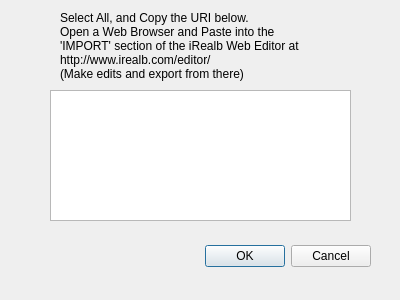
<?xml version="1.0" encoding="UTF-8"?>
<ui version="4.0">
 <class>Dialog</class>
 <widget class="QDialog" name="Dialog">
  <property name="geometry">
   <rect>
    <x>0</x>
    <y>0</y>
    <width>400</width>
    <height>300</height>
   </rect>
  </property>
  <property name="windowTitle">
   <string>Dialog</string>
  </property>
  <widget class="QDialogButtonBox" name="buttonBox">
   <property name="geometry">
    <rect>
     <x>30</x>
     <y>240</y>
     <width>341</width>
     <height>32</height>
    </rect>
   </property>
   <property name="orientation">
    <enum>Qt::Horizontal</enum>
   </property>
   <property name="standardButtons">
    <set>QDialogButtonBox::Cancel|QDialogButtonBox::Ok</set>
   </property>
  </widget>
  <widget class="QTextEdit" name="irealb_format">
   <property name="geometry">
    <rect>
     <x>50</x>
     <y>90</y>
     <width>301</width>
     <height>131</height>
    </rect>
   </property>
   <property name="readOnly">
    <bool>false</bool>
   </property>
   <property name="overwriteMode">
    <bool>true</bool>
   </property>
   <property name="textInteractionFlags">
    <set>Qt::TextEditorInteraction</set>
   </property>
  </widget>
  <widget class="QLabel" name="label">
   <property name="geometry">
    <rect>
     <x>60</x>
     <y>-10</y>
     <width>371</width>
     <height>111</height>
    </rect>
   </property>
   <property name="text">
    <string>Select All, and Copy the URI below. 
Open a Web Browser and Paste into the 
'IMPORT' section of the iRealb Web Editor at 
http://www.irealb.com/editor/ 
(Make edits and export from there)</string>
   </property>
  </widget>
 </widget>
 <resources/>
 <connections>
  <connection>
   <sender>buttonBox</sender>
   <signal>accepted()</signal>
   <receiver>Dialog</receiver>
   <slot>accept()</slot>
   <hints>
    <hint type="sourcelabel">
     <x>248</x>
     <y>254</y>
    </hint>
    <hint type="destinationlabel">
     <x>157</x>
     <y>274</y>
    </hint>
   </hints>
  </connection>
  <connection>
   <sender>buttonBox</sender>
   <signal>rejected()</signal>
   <receiver>Dialog</receiver>
   <slot>reject()</slot>
   <hints>
    <hint type="sourcelabel">
     <x>316</x>
     <y>260</y>
    </hint>
    <hint type="destinationlabel">
     <x>286</x>
     <y>274</y>
    </hint>
   </hints>
  </connection>
 </connections>
</ui>
